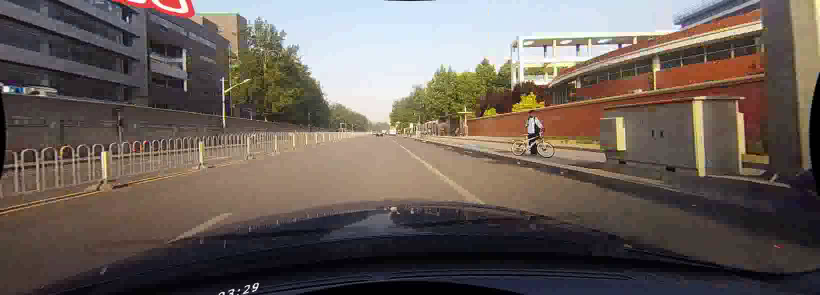
#> input picture frame 13 of naiveDetector/plain_road.mp4, 1640 x 590 px, given in place of easy_input.mp4, which was not available (shown at 1/2 size)
$ python easy_input.py
#> lines starting #> are read from the running program, lines starting #| are printed output that depends on the picture; after the words box and inside, x2 and y2 are one past the last pixel; in counts of white or black regions, pixels touching at a corner belong together; pictures that were not available may be replaced by others from this repository, and a replacement may not be noted
import cv2 as cv
import numpy as np
# import matplotlib.pyplot as plt

def do_canny(frame):
    # Converts frame to grayscale because we only need the luminance channel for detecting edges - less computationally expensive
    gray = cv.cvtColor(frame, cv.COLOR_RGB2GRAY)
    # Applies a 5x5 gaussian blur with deviation of 0 to frame - not mandatory since Canny will do this for us
    blur = cv.GaussianBlur(gray, (5, 5), 0)
    # Applies Canny edge detector with minVal of 50 and maxVal of 150
    canny = cv.Canny(blur, 50, 150)
    return canny

def do_segment(frame):
    # Since an image is a multi-directional array containing the relative intensities of each pixel in the image, we can use frame.shape to return a tuple: [number of rows, number of columns, number of channels] of the dimensions of the frame
    # frame.shape[0] give us the number of rows of pixels the frame has. Since height begins from 0 at the top, the y-coordinate of the bottom of the frame is its height
    height = frame.shape[0]
    # Creates a triangular polygon for the mask defined by three (x, y) coordinates
    polygons = np.array([
                            [(0, height), (800, height), (380, 290)]
                        ])
    # Creates an image filled with zero intensities with the same dimensions as the frame
    mask = np.zeros_like(frame)
    # Allows the mask to be filled with values of 1 and the other areas to be filled with values of 0
    cv.fillPoly(mask, polygons, 255)
    # A bitwise and operation between the mask and frame keeps only the triangular area of the frame
    segment = cv.bitwise_and(frame, mask)
    return segment

def calculate_lines(frame, lines):
    # Empty arrays to store the coordinates of the left and right lines
    left = []
    right = []
    # Loops through every detected line
    for line in lines:
        # Reshapes line from 2D array to 1D array
        x1, y1, x2, y2 = line.reshape(4)
        # Fits a linear polynomial to the x and y coordinates and returns a vector of coefficients which describe the slope and y-intercept
        parameters = np.polyfit((x1, x2), (y1, y2), 1)
        slope = parameters[0]
        y_intercept = parameters[1]
        # If slope is negative, the line is to the left of the lane, and otherwise, the line is to the right of the lane
        if slope < 0:
            left.append((slope, y_intercept))
        else:
            right.append((slope, y_intercept))
    # Averages out all the values for left and right into a single slope and y-intercept value for each line
    left_avg = np.average(left, axis = 0)
    right_avg = np.average(right, axis = 0)
    # Calculates the x1, y1, x2, y2 coordinates for the left and right lines
    left_line = calculate_coordinates(frame, left_avg)
    right_line = calculate_coordinates(frame, right_avg)
    return np.array([left_line, right_line])

def calculate_coordinates(frame, parameters):
    slope, intercept = parameters
    # Sets initial y-coordinate as height from top down (bottom of the frame)
    y1 = frame.shape[0]
    # Sets final y-coordinate as 150 above the bottom of the frame
    y2 = int(y1 - 150)
    # Sets initial x-coordinate as (y1 - b) / m since y1 = mx1 + b
    x1 = int((y1 - intercept) / slope)
    # Sets final x-coordinate as (y2 - b) / m since y2 = mx2 + b
    x2 = int((y2 - intercept) / slope)
    return np.array([x1, y1, x2, y2])

def visualize_lines(frame, lines):
    # Creates an image filled with zero intensities with the same dimensions as the frame
    lines_visualize = np.zeros_like(frame)
    # Checks if any lines are detected
    if lines is not None:
        for x1, y1, x2, y2 in lines:
            # Draws lines between two coordinates with green color and 5 thickness
            cv.line(lines_visualize, (x1, y1), (x2, y2), (0, 255, 0), 5)
    return lines_visualize

# The video feed is read in as a VideoCapture object
cap = cv.VideoCapture("easy_input.mp4")
while (cap.isOpened()):
    # ret = a boolean return value from getting the frame, frame = the current frame being projected in the video
    ret, frame = cap.read()
#> frame is the input picture: shape (590, 1640, 3); mean B, G, R 89.4, 95.7, 106.1
    canny = do_canny(frame)
#> in do_canny, `gray = cv.cvtColor(frame, cv.COLOR_RGB2GRAY)`:
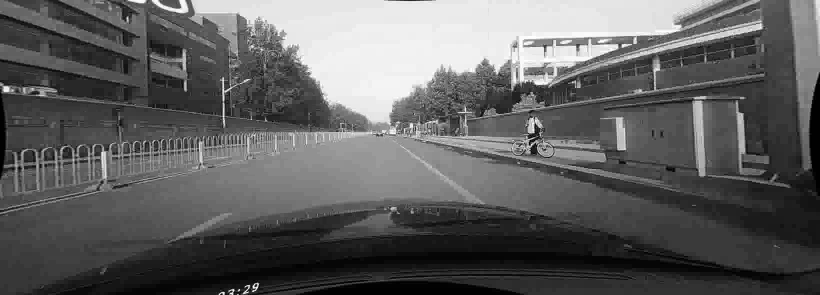
#> gray: shape (590, 1640) (shown at 1/2 size); min 0, max 255, mean 95
#> in do_canny, `canny = cv.Canny(blur, 50, 150)`:
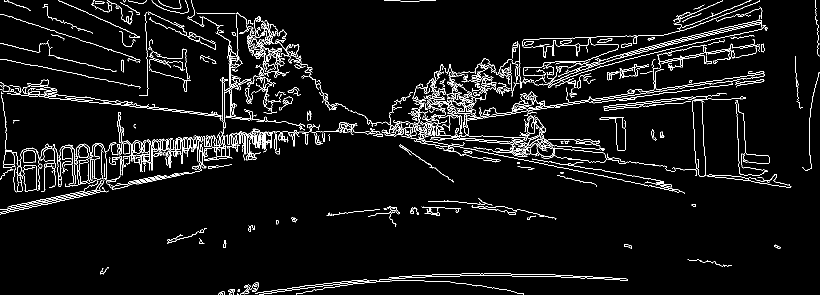
#> canny: shape (590, 1640) (shown at 1/2 size); 4.8% white in thin lines or dots
    cv.imshow("canny", canny)
    # plt.imshow(frame)
    # plt.show()
    segment = do_segment(canny)
#> in do_segment, `cv.fillPoly(mask, polygons, 255)`:
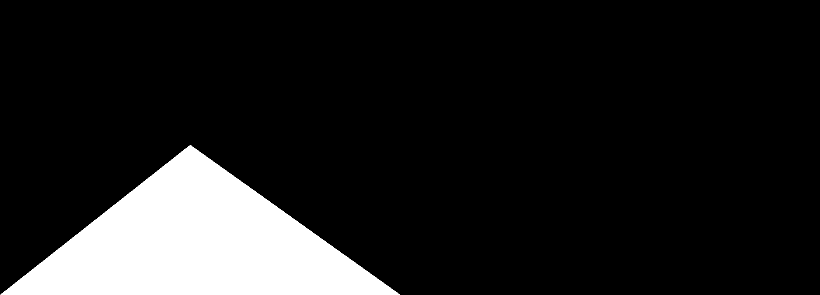
#> mask: shape (590, 1640) (shown at 1/2 size); 12.4% white; 1 white region, box (x1, y1, x2, y2) and area: (1, 290, 800, 590) 120100
#> in do_segment, `segment = cv.bitwise_and(frame, mask)`:
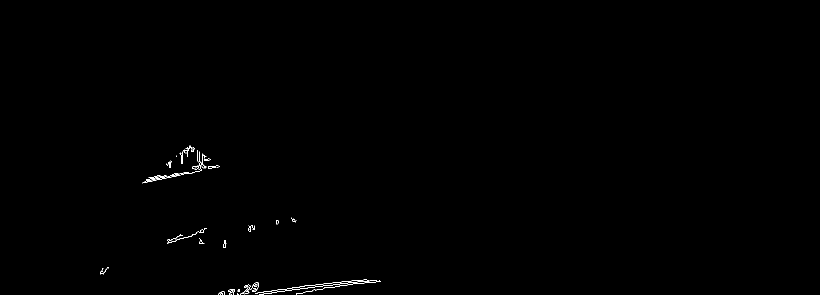
#> segment: shape (590, 1640) (shown at 1/2 size); 0.22% white in thin lines or dots, all inside (x1, y1, x2, y2) = (200, 291, 762, 590)
    hough = cv.HoughLinesP(segment, 2, np.pi / 180, 100, np.array([]), minLineLength = 100, maxLineGap = 50)
#> hough = [[607, 576, 759, 560], [606, 572, 731, 559], [477, 589, 583, 580], [437, 587, 662, 575], [289, 362, 431, 332], [328, 356, 434, 335]]
    # Averages multiple detected lines from hough into one line for left border of lane and one line for right border of lane
    lines = calculate_lines(frame, hough)
#> the loop in calculate_lines, `for line in lines:` made 6 passes
#> (x1, y1, x2, y2, slope, y_intercept) on passes 1 to 6: (607, 576, 759, 560, -0.105, 639.9), (606, 572, 731, 559, -0.104, 635), (477, 589, 583, 580, -0.0849, 629.5), (437, 587, 662, 575, -0.0533, 610.3), (289, 362, 431, 332, -0.211, 423.1), (328, 356, 434, 335, -0.198, 421)
#> after the loop in calculate_lines, `for line in lines:`: left = [(-0.105, 639.9), (-0.104, 635), (-0.0849, 629.5), (-0.0533, 610.3), (-0.211, 423.1), (-0.198, 421)]; right = []
#> in calculate_lines, `left_avg = np.average(left, axis = 0)`: left_avg = [-0.126, 559.8]
#> in calculate_lines, `right_avg = np.average(right, axis = 0)`: right_avg = nan
#> in calculate_coordinates, `slope, intercept = parameters`: slope = -0.126; intercept = 559.8
#> in calculate_coordinates, `x1 = int((y1 - intercept) / slope)`: x1 = -239
#> in calculate_coordinates, `x2 = int((y2 - intercept) / slope)`: x2 = 949
#> in calculate_lines, `left_line = calculate_coordinates(frame, left_avg)`: left_line = [-239, 590, 949, 440]
#> (the run stopped early here; a loop or call above may not have finished)

$ run again, starting later in the video
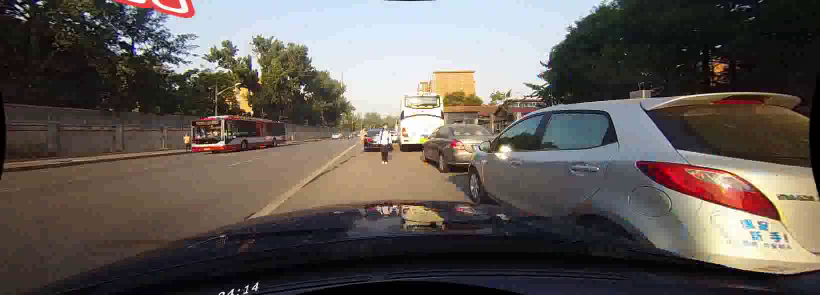
#> input picture frame 58 of naiveDetector/plain_road.mp4, 1640 x 590 px, given in place of easy_input.mp4, which was not available (shown at 1/2 size)
#> frame is the input picture: shape (590, 1640, 3); mean B, G, R 85.2, 89.9, 96.9
#> in do_canny, `canny = cv.Canny(blur, 50, 150)`:
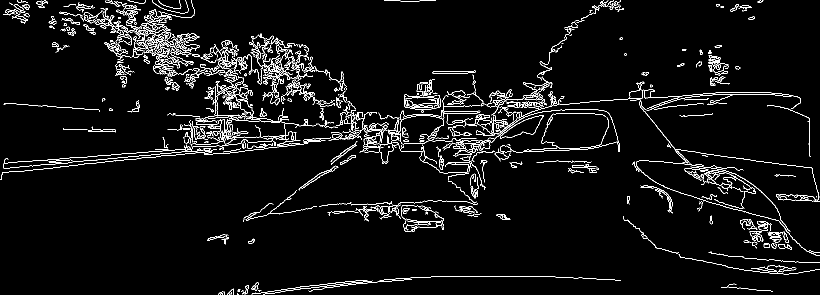
#> canny: shape (590, 1640) (shown at 1/2 size); 4.4% white in thin lines or dots
#> mask: shape (590, 1640); 12.4% white; 1 white region, box (x1, y1, x2, y2) and area: (1, 290, 800, 590) 120100
#> in do_segment, `segment = cv.bitwise_and(frame, mask)`:
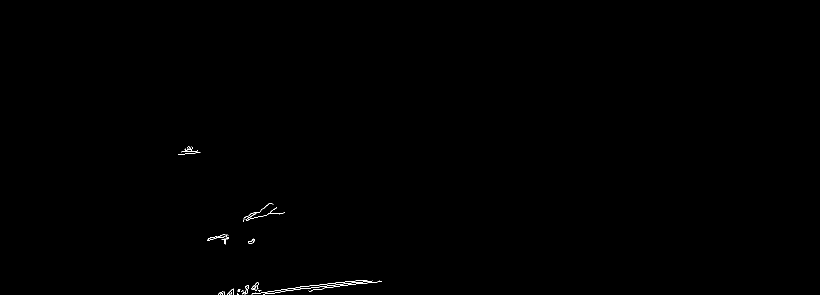
#> segment: shape (590, 1640) (shown at 1/2 size); 0.14% white in thin lines or dots, all inside (x1, y1, x2, y2) = (356, 292, 764, 590)
#> hough = [[467, 589, 763, 563], [477, 589, 711, 561]]
#> the loop in calculate_lines, `for line in lines:` made 2 passes
#> (x1, y1, x2, y2, slope, y_intercept) on passes 1 to 2: (467, 589, 763, 563, -0.0878, 630), (477, 589, 711, 561, -0.12, 646.1)
#> after the loop in calculate_lines, `for line in lines:`: left = [(-0.0878, 630), (-0.12, 646.1)]; right = []
#> left_avg = [-0.104, 638]
#> right_avg = nan
#> in calculate_coordinates, `slope, intercept = parameters`: slope = -0.104; intercept = 638
#> in calculate_coordinates, `x1 = int((y1 - intercept) / slope)`: x1 = 463
#> in calculate_coordinates, `x2 = int((y2 - intercept) / slope)`: x2 = 1908
#> left_line = [463, 590, 1908, 440]

$ run again, starting later in the video
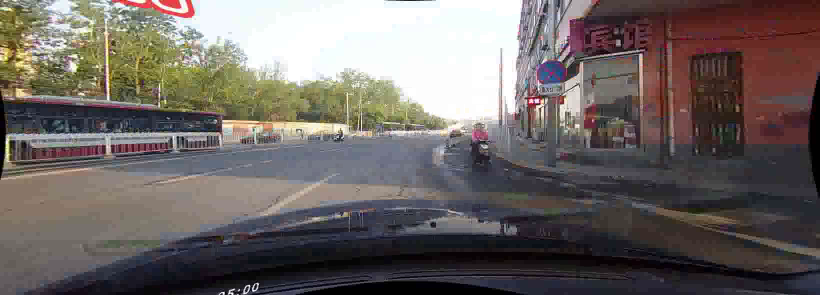
#> input picture frame 104 of naiveDetector/plain_road.mp4, 1640 x 590 px, given in place of easy_input.mp4, which was not available (shown at 1/2 size)
#> frame is the input picture: shape (590, 1640, 3); mean B, G, R 99.3, 102.1, 109.7
#> in do_canny, `canny = cv.Canny(blur, 50, 150)`:
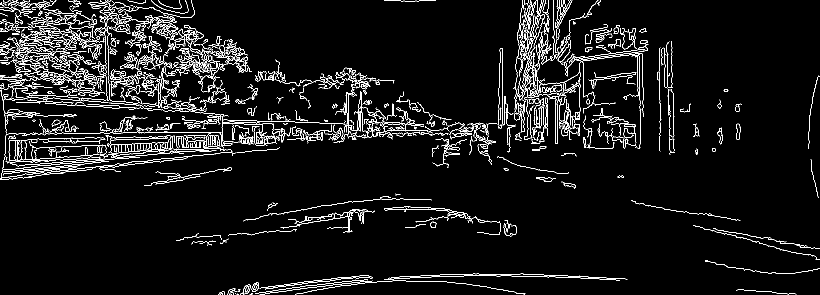
#> canny: shape (590, 1640) (shown at 1/2 size); 5.6% white in thin lines or dots
#> mask: shape (590, 1640); 12.4% white; 1 white region, box (x1, y1, x2, y2) and area: (1, 290, 800, 590) 120100
#> in do_segment, `segment = cv.bitwise_and(frame, mask)`:
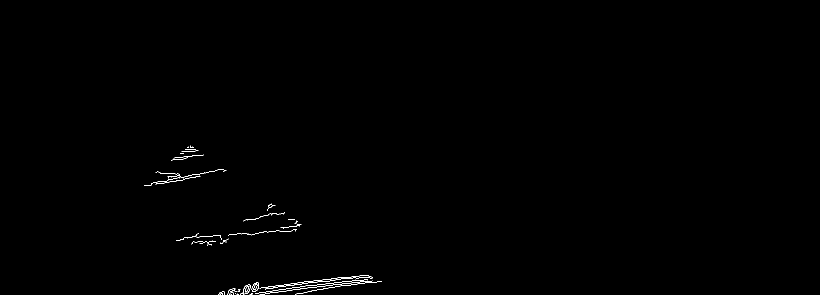
#> segment: shape (590, 1640) (shown at 1/2 size); 0.27% white in thin lines or dots, all inside (x1, y1, x2, y2) = (288, 291, 764, 590)
#> hough = [[438, 586, 732, 550], [600, 577, 743, 562], [600, 573, 734, 559], [462, 578, 742, 553], [462, 589, 633, 574], [458, 589, 678, 555], [367, 476, 591, 460], [608, 584, 730, 565], [292, 370, 446, 338], [438, 587, 736, 551]]
#> the loop in calculate_lines, `for line in lines:` made 10 passes
#> (x1, y1, x2, y2, slope, y_intercept) on passes 1 to 8: (438, 586, 732, 550, -0.122, 639.6), (600, 577, 743, 562, -0.105, 639.9), (600, 573, 734, 559, -0.104, 635.7), (462, 578, 742, 553, -0.0893, 619.2), (462, 589, 633, 574, -0.0877, 629.5), (458, 589, 678, 555, -0.155, 659.8), (367, 476, 591, 460, -0.0714, 502.2), (608, 584, 730, 565, -0.156, 678.7)
#> after the loop in calculate_lines, `for line in lines:`: left = [(-0.122, 639.6), (-0.105, 639.9), (-0.104, 635.7), (-0.0893, 619.2), (-0.0877, 629.5), (-0.155, 659.8), (-0.0714, 502.2), (-0.156, 678.7), (-0.208, 430.7), (-0.121, 639.9)]; right = []
#> left_avg = [-0.122, 607.5]
#> right_avg = nan
#> in calculate_coordinates, `slope, intercept = parameters`: slope = -0.122; intercept = 607.5
#> in calculate_coordinates, `x1 = int((y1 - intercept) / slope)`: x1 = 143
#> in calculate_coordinates, `x2 = int((y2 - intercept) / slope)`: x2 = 1374
#> left_line = [143, 590, 1374, 440]
